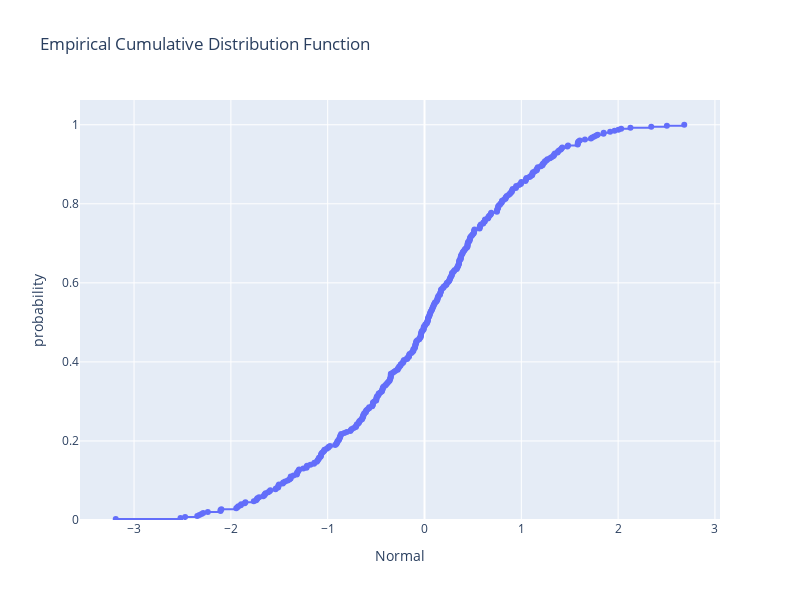

Notebook cell for this chart:
### Code cell
fig = px.ecdf(df, x ="Normal",
              markers=True,
              height = 600, width = 800,
              title="Empirical Cumulative Distribution Function")
fig.show()

### Figure 1 — Plotly figure (JSON) as saved in the notebook; plotly's stock layout.template omitted (floating-point values rounded to 4 significant figures; data arrays with more than 128 entries replaced by an {"elided": "..."} marker saying what was removed)
{"data": [{"hovertemplate": "Normal=%{x}<br>probability=%{y}<extra></extra>", "legendgroup": "", "line": {"dash": "solid", "shape": "hv"}, "marker": {"color": "#636efa", "symbol": "circle"}, "mode": "lines+markers", "name": "", "orientation": "v", "showlegend": false, "type": "scatter", "x": {"elided": "400 float values"}, "xaxis": "x", "y": {"elided": "400 float values"}, "yaxis": "y"}], "layout": {"height": 600, "legend": {"tracegroupgap": 0}, "title": {"text": "Empirical Cumulative Distribution Function"}, "width": 800, "xaxis": {"anchor": "y", "domain": [0, 1], "title": {"text": "Normal"}}, "yaxis": {"anchor": "x", "domain": [0, 1], "rangemode": "tozero", "title": {"text": "probability"}}}}
